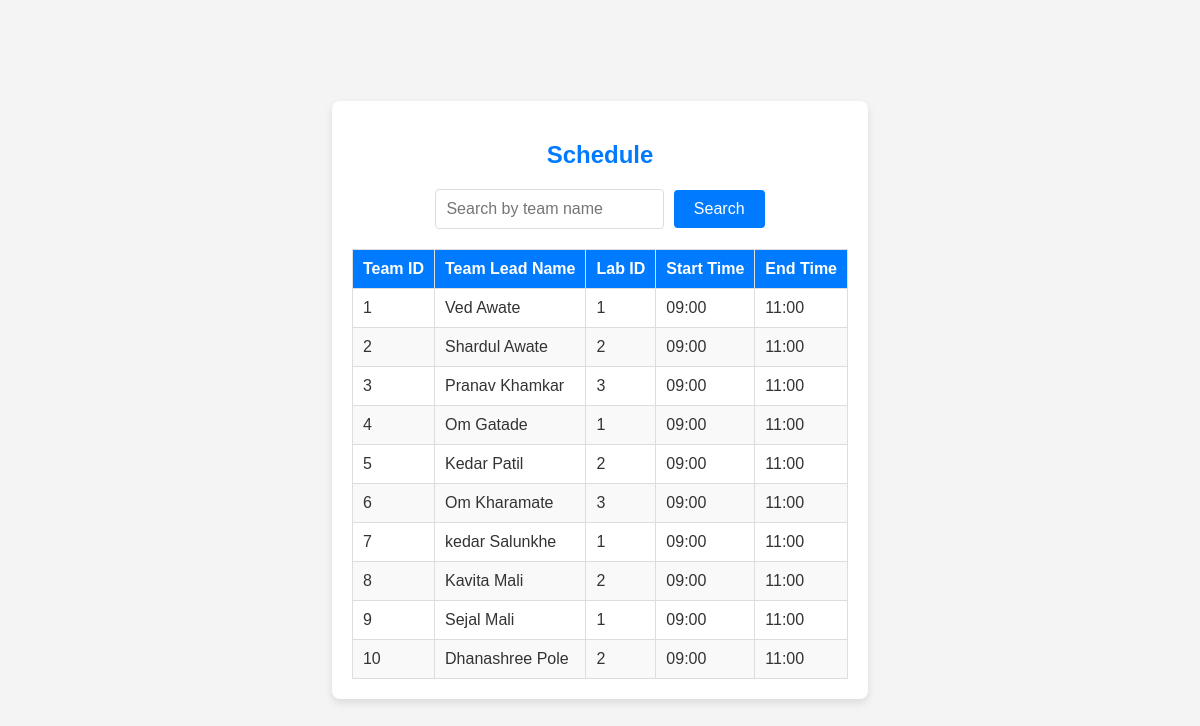
The app's page /schedule with its own data.
### tables this page shows
CREATE TABLE schedule (
            schedule_id INTEGER PRIMARY KEY,
            team_id INTEGER,
            lab_id INTEGER,
            start_time TEXT,
            end_time TEXT,
            FOREIGN KEY (team_id) REFERENCES teams (team_id),
            FOREIGN KEY (lab_id) REFERENCES labs (lab_id)
        );

CREATE TABLE teams (
            team_id INTEGER PRIMARY KEY,
            team_lead_name TEXT,
            domain_name TEXT,
            lab_id INTEGER,
            FOREIGN KEY (lab_id) REFERENCES labs (lab_id)
        );

### app.py (the view)
@app.route('/schedule')
def schedule():
    connection = sqlite3.connect('data.db')
    cursor = connection.cursor()
    schedule_query = '''
        SELECT schedule.*, teams.team_lead_name
        FROM schedule
        JOIN teams ON schedule.team_id = teams.team_id
        JOIN labs ON schedule.lab_id = labs.lab_id
    '''
    schedule = cursor.execute(schedule_query).fetchall()
    connection.close()
    return render_template('schedule.html', schedule=schedule)

### templates/schedule.html (shortened to what this page needs)
<!DOCTYPE html>
<html lang="en">
<head>
</head>
<body>
    <div>
        <h2>Schedule</h2>
        <form action="/search_team_details2" method="post">
            <input type="text" id="searcher" name="searcher" placeholder="Search by team name">
            <button type="submit">Search</button>
        </form>
        <table>
            <thead>
                <tr>
                    <th>Team ID</th>
                    <th>Team Lead Name</th>
                    <th>Lab ID</th>
                    <th>Start Time</th>
                    <th>End Time</th>
                </tr>
            </thead>
            <tbody>
                {% for entry in schedule %}
                    <tr>
                        <td>{{ entry[0] }}</td>
                        <td>{{ entry[5] }}</td>
                        <td>{{ entry[2] }}</td>
                        <td>{{ entry[3] }}</td>
                        <td>{{ entry[4] }}</td>
                    </tr>
                {% endfor %}
            </tbody>
        </table>
    </div>
</body>
</html>

### templates/schedule.html (style rules this page uses)
body { font-family: 'Arial', sans-serif; background-color: #f4f4f4; color: #333; margin: 0; padding: 0; display: flex; align-items: center; justify-content: center; height: 100vh; }
div { text-align: center; padding: 20px; background-color: #fff; border-radius: 8px; box-shadow: 0 4px 8px rgba(0, 0, 0, 0.1); }
h2 { color: #007bff; }
form { margin: 20px 0; }
input[type="text"] { padding: 10px; font-size: 16px; border: 1px solid #ddd; border-radius: 4px; margin-right: 5px; }
button { padding: 10px 20px; font-size: 16px; background-color: #007bff; color: #fff; border: none; border-radius: 4px; cursor: pointer; }
table { width: 100%; border-collapse: collapse; margin-top: 20px; }
th, td { padding: 10px; border: 1px solid #ddd; text-align: left; }
th { background-color: #007bff; color: #fff; }
tr:nth-child(even) { background-color: #f9f9f9; }

### records on screen
schedule: schedule_id "1", team_lead_name "Ved Awate", lab "1", start_time "09:00", end_time "11:00"
schedule: schedule_id "2", team_lead_name "Shardul Awate", lab "2", start_time "09:00", end_time "11:00"
schedule: schedule_id "3", team_lead_name "Pranav Khamkar", lab "3", start_time "09:00", end_time "11:00"
schedule: schedule_id "4", team_lead_name "Om Gatade", lab "1", start_time "09:00", end_time "11:00"
schedule: schedule_id "5", team_lead_name "Kedar Patil", lab "2", start_time "09:00", end_time "11:00"
schedule: schedule_id "6", team_lead_name "Om Kharamate", lab "3", start_time "09:00", end_time "11:00"
schedule: schedule_id "7", team_lead_name "kedar Salunkhe", lab "1", start_time "09:00", end_time "11:00"
schedule: schedule_id "8", team_lead_name "Kavita Mali", lab "2", start_time "09:00", end_time "11:00"
schedule: schedule_id "9", team_lead_name "Sejal Mali", lab "1", start_time "09:00", end_time "11:00"
schedule: schedule_id "10", team_lead_name "Dhanashree Pole", lab "2", start_time "09:00", end_time "11:00"
